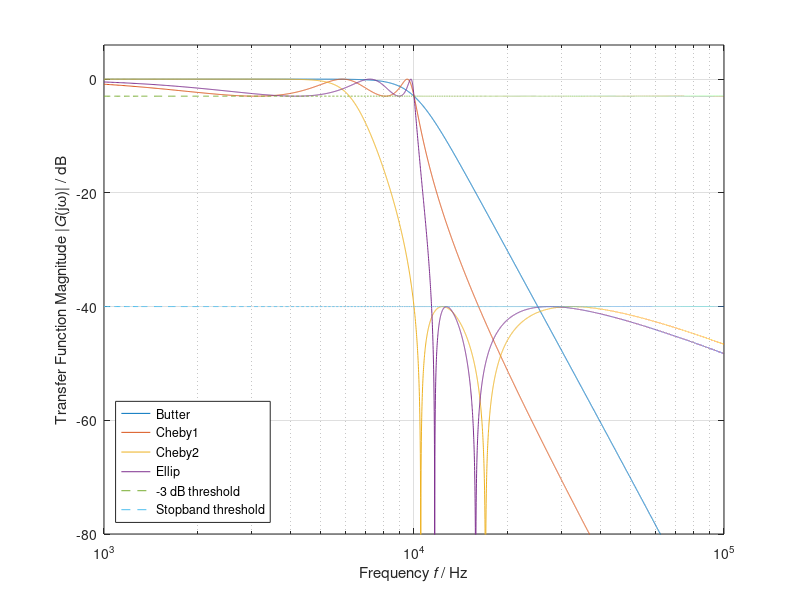

Here is the MATLAB script that generated this plot:
close all
clear all
clc

% Parameters from exercise question
f_s = 1e6; % sampling frequency / Hz
N = 5; % filter order
f_c = 10e3; % cutoff frequency / Hz
atten = 40; % stopband attenuation
ripple = 3; % passband ripple

f_Nyq = f_s/2;

% Design filters
[b_butter, a_butter] = butter(N, f_c/f_Nyq);
[b_cheby1, a_cheby1] = cheby1(N, ripple, f_c/f_Nyq);
[b_cheby2, a_cheby2] = cheby2(N, atten, f_c/f_Nyq);
[b_ellip, a_ellip] = ellip(N, ripple, atten, f_c/f_Nyq);

% Calculate transfer functions
f = 0.1*f_c : 10 : 10*f_c;
G_butter = freqz(b_butter, a_butter, f, f_s);
G_cheby1 = freqz(b_cheby1, a_cheby1, f, f_s);
G_cheby2 = freqz(b_cheby2, a_cheby2, f, f_s);
G_ellip = freqz(b_ellip, a_ellip, f, f_s);

% Calculate transfer function magnitude in dB
G_butter_db = 20*log10(abs(G_butter));
G_cheby1_db = 20*log10(abs(G_cheby1));
G_cheby2_db = 20*log10(abs(G_cheby2));
G_ellip_db = 20*log10(abs(G_ellip));

% Draw plots
figure
semilogx(f, G_butter_db);
hold on
semilogx(f, G_cheby1_db);
semilogx(f, G_cheby2_db);
semilogx(f, G_ellip_db);
semilogx(f, -3*ones(size(f)), '--');
semilogx(f, -1*atten*ones(size(f)), '--');
xlim([0.1 10] .* f_c); % two decades around f_th
ylim([-2*atten 6]); % dynamic selection w.r.t. desired stopband attenuation
xlabel('Frequency {\itf} / Hz');
ylabel('Transfer Function Magnitude |{\itG}(j\omega)| / dB');
grid on
legend('Butter', 'Cheby1', 'Cheby2', 'Ellip', '-3 dB threshold', ...
       'Stopband threshold', 'Location', 'southwest');

% Find transition band
f_tr_butter = f(G_butter_db < -3 & G_butter_db > -40);
f_tr_cheby1 = f(G_cheby1_db < -3 & G_cheby1_db > -40);
f_tr_cheby2 = f(G_cheby2_db < -3 & G_cheby2_db > -40);
f_tr_ellip = f(G_ellip_db < -3 & G_ellip_db > -40);

% Output transition band properties
fprintf('Transition Bands:\n');
fprintf('Butter:\t %.1f to %.1f kHz (width: %.1f kHz)\n', ...
        f_tr_butter(1)/1e3, f_tr_butter(end)/1e3, ...
        (f_tr_butter(end)-f_tr_butter(1))/1e3);
fprintf('Cheby1:\t %.1f to %.1f kHz (width: %.1f kHz)\n', ...
        f_tr_cheby1(1)/1e3, f_tr_cheby1(end)/1e3, ...
        (f_tr_cheby1(end)-f_tr_cheby1(1))/1e3);
fprintf('Cheby2:\t %.1f to %.1f kHz (width: %.1f kHz)\n', ...
        f_tr_cheby2(1)/1e3, f_tr_cheby2(end)/1e3, ...
        (f_tr_cheby2(end)-f_tr_cheby2(1))/1e3);
fprintf('Ellip:\t %.1f to %.1f kHz (width: %.1f kHz)\n', ...
        f_tr_ellip(1)/1e3, f_tr_ellip(end)/1e3, ...
        (f_tr_ellip(end)-f_tr_ellip(1))/1e3);
